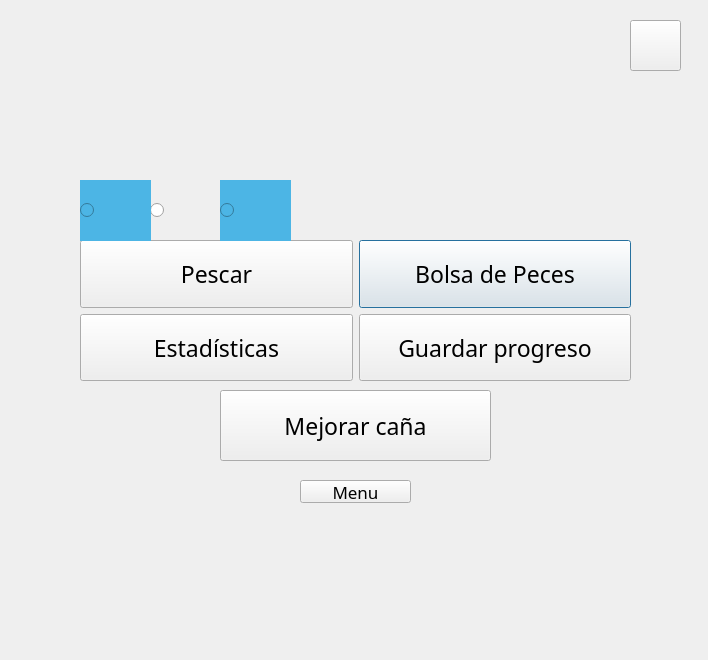
<?xml version="1.0" encoding="UTF-8"?>
<ui version="4.0">
 <class>Actions</class>
 <widget class="QDialog" name="Actions">
  <property name="geometry">
   <rect>
    <x>0</x>
    <y>0</y>
    <width>708</width>
    <height>660</height>
   </rect>
  </property>
  <property name="windowTitle">
   <string>Dialog</string>
  </property>
  <property name="autoFillBackground">
   <bool>false</bool>
  </property>
  <property name="styleSheet">
   <string notr="true">background-image: url(:/images/playa.jpg);</string>
  </property>
  <widget class="QWidget" name="gridLayoutWidget">
   <property name="geometry">
    <rect>
     <x>80</x>
     <y>240</y>
     <width>551</width>
     <height>141</height>
    </rect>
   </property>
   <layout class="QGridLayout" name="gridLayout">
    <item row="0" column="1">
     <widget class="QPushButton" name="pushButton_fishbag">
      <property name="sizePolicy">
       <sizepolicy hsizetype="Minimum" vsizetype="MinimumExpanding">
        <horstretch>0</horstretch>
        <verstretch>0</verstretch>
       </sizepolicy>
      </property>
      <property name="font">
       <font>
        <family>Berlin Sans FB</family>
        <pointsize>17</pointsize>
       </font>
      </property>
      <property name="text">
       <string>Bolsa de Peces</string>
      </property>
     </widget>
    </item>
    <item row="2" column="1">
     <widget class="QPushButton" name="pushButton_guardar">
      <property name="sizePolicy">
       <sizepolicy hsizetype="Minimum" vsizetype="MinimumExpanding">
        <horstretch>0</horstretch>
        <verstretch>0</verstretch>
       </sizepolicy>
      </property>
      <property name="font">
       <font>
        <family>Berlin Sans FB</family>
        <pointsize>17</pointsize>
       </font>
      </property>
      <property name="text">
       <string>Guardar progreso</string>
      </property>
     </widget>
    </item>
    <item row="2" column="0">
     <widget class="QPushButton" name="pushButton_stats">
      <property name="sizePolicy">
       <sizepolicy hsizetype="Minimum" vsizetype="MinimumExpanding">
        <horstretch>0</horstretch>
        <verstretch>0</verstretch>
       </sizepolicy>
      </property>
      <property name="font">
       <font>
        <family>Berlin Sans FB</family>
        <pointsize>17</pointsize>
       </font>
      </property>
      <property name="text">
       <string>Estadísticas</string>
      </property>
     </widget>
    </item>
    <item row="0" column="0">
     <widget class="QPushButton" name="pushButton_pescar">
      <property name="sizePolicy">
       <sizepolicy hsizetype="Minimum" vsizetype="MinimumExpanding">
        <horstretch>0</horstretch>
        <verstretch>0</verstretch>
       </sizepolicy>
      </property>
      <property name="font">
       <font>
        <family>Berlin Sans FB</family>
        <pointsize>17</pointsize>
       </font>
      </property>
      <property name="autoFillBackground">
       <bool>false</bool>
      </property>
      <property name="styleSheet">
       <string notr="true"/>
      </property>
      <property name="text">
       <string>Pescar</string>
      </property>
     </widget>
    </item>
   </layout>
   <zorder>pushButton_guardar</zorder>
   <zorder>pushButton_stats</zorder>
   <zorder>pushButton_fishbag</zorder>
   <zorder>pushButton_pescar</zorder>
  </widget>
  <widget class="QPushButton" name="pushButton_menu">
   <property name="geometry">
    <rect>
     <x>300</x>
     <y>480</y>
     <width>111</width>
     <height>23</height>
    </rect>
   </property>
   <property name="font">
    <font>
     <family>Berlin Sans FB</family>
     <pointsize>13</pointsize>
    </font>
   </property>
   <property name="text">
    <string>Menu</string>
   </property>
  </widget>
  <widget class="QRadioButton" name="radioButton_oceano">
   <property name="geometry">
    <rect>
     <x>150</x>
     <y>180</y>
     <width>71</width>
     <height>61</height>
    </rect>
   </property>
   <property name="sizePolicy">
    <sizepolicy hsizetype="Minimum" vsizetype="MinimumExpanding">
     <horstretch>0</horstretch>
     <verstretch>0</verstretch>
    </sizepolicy>
   </property>
   <property name="styleSheet">
    <string notr="true">border-image: url(:/images/oceano.png);</string>
   </property>
   <property name="text">
    <string/>
   </property>
  </widget>
  <widget class="QRadioButton" name="radioButton_lago">
   <property name="geometry">
    <rect>
     <x>220</x>
     <y>180</y>
     <width>71</width>
     <height>61</height>
    </rect>
   </property>
   <property name="sizePolicy">
    <sizepolicy hsizetype="Minimum" vsizetype="MinimumExpanding">
     <horstretch>0</horstretch>
     <verstretch>0</verstretch>
    </sizepolicy>
   </property>
   <property name="styleSheet">
    <string notr="true">background-color: rgb(76, 181, 229);
border-image: url(:/images/lago.png);</string>
   </property>
   <property name="text">
    <string/>
   </property>
  </widget>
  <widget class="QRadioButton" name="radioButton_rio">
   <property name="geometry">
    <rect>
     <x>80</x>
     <y>180</y>
     <width>71</width>
     <height>61</height>
    </rect>
   </property>
   <property name="sizePolicy">
    <sizepolicy hsizetype="Minimum" vsizetype="MinimumExpanding">
     <horstretch>0</horstretch>
     <verstretch>0</verstretch>
    </sizepolicy>
   </property>
   <property name="styleSheet">
    <string notr="true">background-color: rgb(76, 181, 229);
border-image: url(:/images/rio.png);</string>
   </property>
   <property name="text">
    <string/>
   </property>
  </widget>
  <widget class="QPushButton" name="pushButton_improverod">
   <property name="geometry">
    <rect>
     <x>220</x>
     <y>390</y>
     <width>271</width>
     <height>71</height>
    </rect>
   </property>
   <property name="font">
    <font>
     <family>Berlin Sans FB</family>
     <pointsize>17</pointsize>
    </font>
   </property>
   <property name="text">
    <string>Mejorar caña</string>
   </property>
  </widget>
  <widget class="QPushButton" name="pushButton_sound">
   <property name="geometry">
    <rect>
     <x>630</x>
     <y>20</y>
     <width>51</width>
     <height>51</height>
    </rect>
   </property>
   <property name="text">
    <string/>
   </property>
   <property name="icon">
    <iconset resource="recursos.qrc">
     <normaloff>:/images/Daco_4550678.png</normaloff>:/images/Daco_4550678.png</iconset>
   </property>
   <property name="iconSize">
    <size>
     <width>38</width>
     <height>38</height>
    </size>
   </property>
  </widget>
 </widget>
 <resources>
  <include location="recursos.qrc"/>
 </resources>
 <connections/>
</ui>
